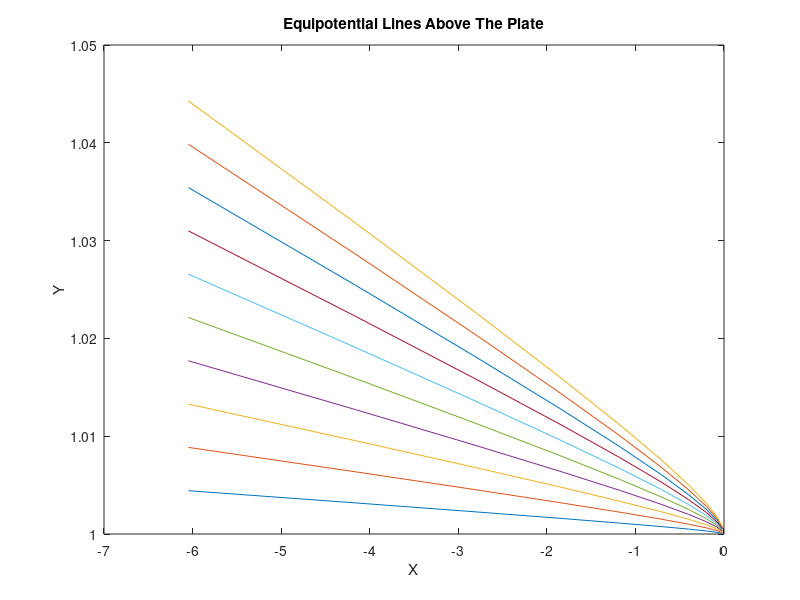

MATLAB code to generate this figure:
psi_values_2 = linspace(0.05, 0.5, 10);
delta_values = linspace(0.0001,0.001,10);
phi_original=1/2;

for p = 1:10
    X_vector=zeros(1,10);
    Y_vector=zeros(1,10);
    phi = phi_original-delta_values(p);
    for q = 1:10
        psi_2 = psi_values_2(q);
        X=(1/pi)*(1+(exp(2*pi*psi_2)*cos(2*pi*phi)))+2*psi_2;
        Y=(1/pi)*(exp(2*pi*psi_2)*sin(2*pi*phi))+2*phi;
        X_vector(q)=X;
        Y_vector(q)=Y;
    end
    plot(X_vector,Y_vector)
    hold on;
end

xlabel('X');
ylabel('Y');
title('Equipotential Lines Above The Plate');